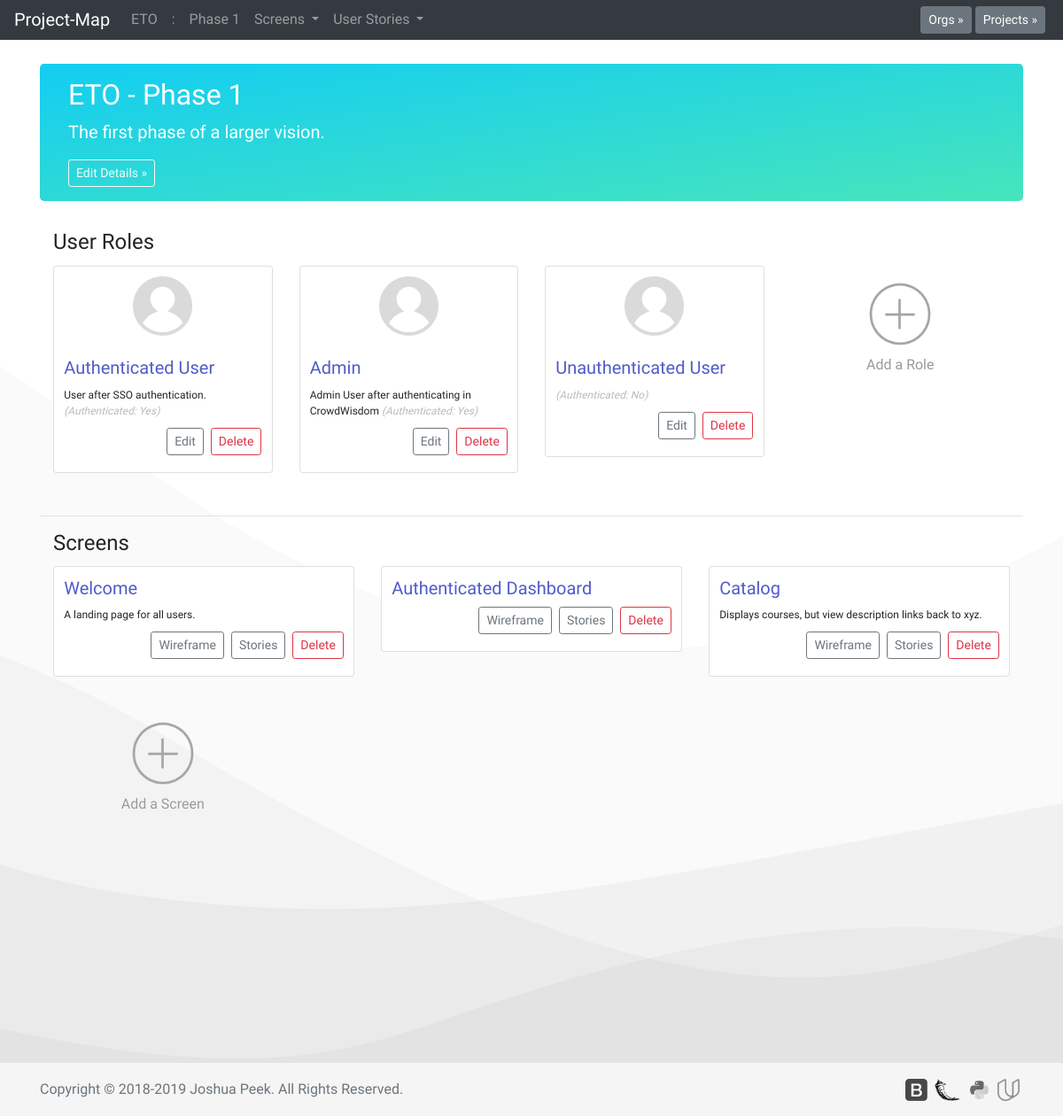
Page /o?1&p?1 on the committed database.
### database_setup.py (models this page shows, shortened)
class Org(Base):
    __tablename__ = 'org'
    id = Column(Integer, primary_key=True)
    title = Column(String(250), nullable=False)
    description = Column(String(500))

class Project(Base):
    __tablename__ = 'project'
    id = Column(Integer, primary_key=True)
    title = Column(String(250), nullable=False)
    description = Column(String(500))
    org_id = Column(Integer, ForeignKey('org.id'))
    org = relationship(Org)

class Role(Base):
    __tablename__ = 'role'
    id = Column(Integer, primary_key=True)
    title = Column(String(250), nullable=False)
    description = Column(String(500))
    authRequired = Column(String(5))
    project_id = Column(Integer, ForeignKey('project.id'))
    project = relationship(Project)

class Screen(Base):
    __tablename__ = 'screen'
    id = Column(Integer, primary_key=True)
    title = Column(String(250), nullable=False)
    description = Column(String(500))
    project_id = Column(Integer, ForeignKey('project.id'))
    project = relationship(Project)

### app.py (the view)
@app.route('/o?<int:org_id>&p?<int:project_id>')
def projectPage(org_id, project_id):
    allorgs = session.query(Org).all()
    allprojects = session.query(Project).all()
    org = session.query(Org).filter_by(id=org_id).one()
    project = session.query(Project).filter_by(id=project_id).one()
    projects = session.query(Project).filter_by(org_id=org.id).all()
    roles = session.query(Role).filter_by(project_id=project.id).all()
    screens = session.query(Screen).filter_by(project_id=project.id).all()
    fgs = session.query(Functgroup).filter_by(project_id=project.id).all()
    functions = session.query(Function).filter_by(project_id=project.id).all()
    return render_template('project.html', org=org,
                           project=project, roles=roles,
                           screens=screens, fgs=fgs,
                           functions=functions, projects=projects,
                           allorgs=allorgs, allprojects=allprojects)

### templates/project.html (shortened to what this page needs)
<!doctype html>
<html lang="en">
  {% include "header.html" %}
  <body>
    {% include "menu.html" %}
    <main role="main" class="container">
      <div class="jumbotron" style="padding:1rem 2rem;background-image:linear-gradient(to bottom right, #13cdf2, #47e5bc);">
        <h2>{{org.title}} - {{project.title}}</h2>
        <p class="lead">{{project.description}}
          {% if project.description == "" %}<br>{% endif %}</p>
        <button type="button" class="btn btn-sm btn btn-outline-light" data-toggle="modal" data-target="#edit-project-details">Edit Details &raquo;</button>
      </div>
            <div class="container">
              <div class="row">
                <div class="col-md-12 mb-1">
                  <h4>User Roles</h4>
                </div>
              </div>
              <div class="row">
                {% for i in roles %}
                <div class="col-lg-3" style="margin-bottom:2rem;">
                  <div class="card mx-auto">
                    <div class="card-body mx-auto" style="word-break:unset;">
                      <center><img src="../../../static/images/profile.png" width="30%"></center><br>
                      <h5 class="card-title" style="color:#505cc9;">{{i.title}}</h5>
                      <p class="card-text" style="font-size: .75rem;">{{i.description}}
                        {% if authRequired != "" %}<i style="font-size: .75rem;color: #bbb;">(Authenticated: {{i.authRequired}})</i>{% endif %}</p>
                      <span style="float:right;"><a href="{{url_for('editRole', role_id = i.id)}}" class="btn btn-sm btn-outline-secondary" style="margin-bottom:.5rem;">Edit</a>&nbsp;
                      <a href="{{url_for('delRole', role_id = i.id)}}" class="btn btn-sm btn-outline-danger" style="margin-bottom:.5rem;">Delete</a></span>
                    </div>
                  </div>
                </div>
                {% endfor %}
                <div class="col-md-3" style="margin-bottom:2rem;">
                  <center>
                  <div class="card mx-auto" style="background-clip: text;color: #999;border: 0px solid #C9C9C9;width:60%;">
                    <div class="card-body">
                      <center>
                        <a type="button" data-toggle="modal" data-target="#add-role" href="#add-role">
                          <img src="../../static/images/plus.png" width="70%">
                        </a>
                        <p style="color:#999;text-size:.75rem;">Add a Role</p>
                      </center>
                    </div>
                  </div>
                  </center>
                </div>
              </div>
            </div>
      <hr>
      <div class="container">
        <div class="row">
          <div class="col-md-12 mb-1">
            <h4>Screens</h4>
          </div>
        </div>
        <div class="row">
          {% for i in screens %}
          <div class="col-lg-4" style="margin-bottom:2rem;">
            <div class="card">
              <div class="card-body">
                <h5 class="card-title" style="color:#505cc9;">{{i.title}}</h5>
                <p class="card-text" style="font-size: .75rem;">{{i.description}}</p>
                <span style="float:right;">
                  <a href="{{url_for('screenPage', project_id = project.id, screen_id=i.id)}}" class="btn btn-sm btn-outline-secondary" style="margin-bottom:.5rem;">Wireframe</a>&nbsp;
                  <a href="{{url_for('screenStory', screen_id=i.id)}}" class="btn btn-sm btn-outline-secondary" style="margin-bottom:.5rem;">Stories</a>&nbsp;
                  <a href="{{url_for('delScreen', screen_id = i.id)}}" class="btn btn-sm btn-outline-danger" style="margin-bottom:.5rem;">Delete</a>
                </span>
              </div>
            </div>
          </div>
          {% endfor %}
          <div class="col-md-3" style="margin-bottom:2rem;">
            <center>
            <div class="card" style="background-clip: text;color: #999;border: 0px solid #C9C9C9;width:60%;">
              <div class="card-body">
                <center>
                  <a type="button" data-toggle="modal" data-target="#add-screen" href="#add-screen">
                    <img src="../../static/images/plus.png" width="70%">
                  </a>
                  <p style="color:#999;text-size:.75rem;">Add a Screen</p>
                </center>
              </div>
            </div>
            </center>
          </div>
        </div>
      </div>
    </main>
  {% include "footer.html" %}
  </body>
</html>

### templates/menu.html (shortened to what this page needs)
<nav class="navbar navbar-expand-md navbar-dark fixed-top bg-dark">
  <a class="navbar-brand" href="/">Project-Map</a>
  <div class="collapse navbar-collapse" id="navbarCollapse">
    <ul class="navbar-nav mr-auto">
      {% if org is defined %}
      <li class="nav-item">
        <a class="nav-link" href="{{url_for('orgPage', org_id=org.id)}}">{{org.title}}</a>
      </li>
      {% endif %}
      {% if project is defined %}
      <li class="nav-item">
        <span class="nav-link">:</span>
      </li>
      <li class="nav-item">
        <a class="nav-link" href="{{url_for('projectPage', org_id=project.org.id,
          project_id=project.id)}}">{{project.title}}
        </a>
      </li>
      {% endif %}
      {% if screens is defined %}
      <li class="nav-item dropdown">
        <a class="nav-link dropdown-toggle" href="#" id="navbarDropdown" role="button" data-toggle="dropdown" aria-haspopup="true" aria-expanded="false">
          Screens
        </a>
      </li>
      {% endif %}
      {% if screens is defined %}
      <li class="nav-item dropdown">
        <a class="nav-link dropdown-toggle" href="#" id="navbarDropdown" role="button" data-toggle="dropdown" aria-haspopup="true" aria-expanded="false">
          User Stories
        </a>
      </li>
      {% endif %}
    </ul>
    {% if allorgs is defined %}
    <button type="button" class="btn btn-secondary btn-sm my-2 my-sm-0" data-toggle="modal" data-target="#org-select">Orgs &raquo;</button>&nbsp;
    {% endif %}
    {% if allprojects is defined %}
    <button type="button" class="btn btn-secondary btn-sm my-2 my-sm-0" data-toggle="modal" data-target="#project-select">Projects &raquo;</button>&nbsp;
    {% endif %}
  </div>
</nav>

### rows in the picture
Org: title "ETO"
Project: title "Phase 1", description "The first phase of a larger vision."
Role: title "Authenticated User", description "User after SSO authentication.", authRequired "Yes"
Role: title "Admin", description "Admin User after authenticating in CrowdWisdom", authRequired "Yes"
Role: title "Unauthenticated User", authRequired "No"
Screen: title "Welcome", description "A landing page for all users."
Screen: title "Authenticated Dashboard"
Screen: title "Catalog", description "Displays courses, but view description links back to xyz."
